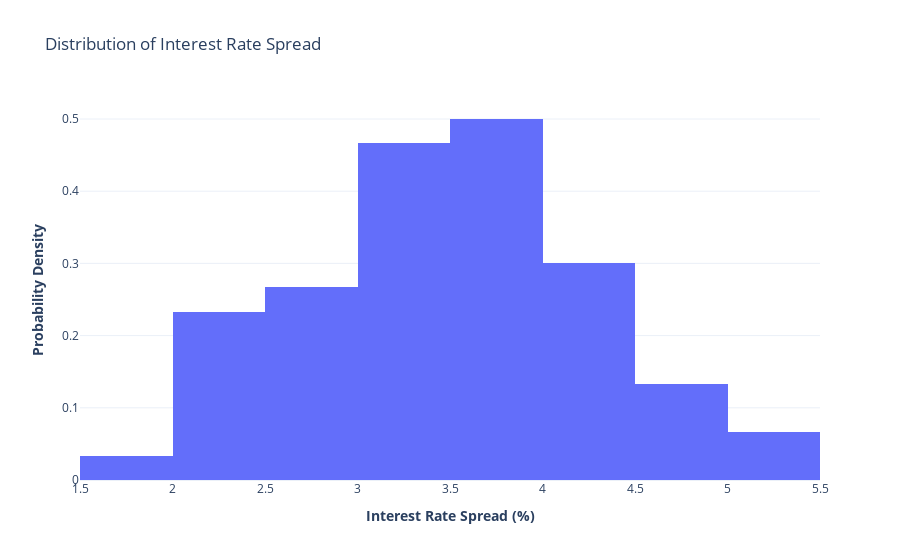

Notebook code for this chart:
### Markdown cell above
DISTRIBUTION OF INTEREST RATE SPREAD IN THE DATASET

### Code cell
fig1 = px.histogram(df['interest_rate_spread'], nbins=10, x='interest_rate_spread', title='Distribution of Interest Rate Spread',histnorm='probability density', template='plotly_white')
labels = {'interest_rate_spread': '<b>Interest Rate Spread (%)</b>', 'count':'<b>Probability Density</b>'}

# Update the axis labels
fig1.update_layout(xaxis_title=labels['interest_rate_spread'], yaxis_title=labels['count'])

fig1.show()

### Figure 1 — Plotly figure (JSON) as saved in the notebook; plotly's stock layout.template omitted (floating-point values rounded to 4 significant figures)
{"data": [{"alignmentgroup": "True", "bingroup": "x", "histnorm": "probability density", "hovertemplate": "interest_rate_spread=%{x}<br>probability density=%{y}<extra></extra>", "legendgroup": "", "marker": {"color": "#636efa", "pattern": {"shape": ""}}, "name": "", "nbinsx": 10, "offsetgroup": "", "orientation": "v", "showlegend": false, "type": "histogram", "x": [2.762, 2.65, 2.45, 3.484, 2.507, 3.393, 3.207, 2.608, 4.158, 1.856, 3.369, 3.825, 3.572, 3.366, 3.086, 3.867, 3.538, 2.186, 3.255, 2.197, 4.462, 2.908, 3.648, 2.995, 3.755, 4.106, 2.159, 3.157, 4.463, 3.891, 2.463, 5.124, 3.336, 5.035, 4.449, 3.716, 3.844, 3.655, 4.685, 3.061, 4.148, 4.684, 4.566, 3.321, 4.524, 4.253, 2.658, 3.595, 2.245, 2.869, 3.555, 3.257, 3.948, 3.757, 3.059, 2.329, 3.316, 3.741, 4.095, 4.251], "xaxis": "x", "yaxis": "y"}], "layout": {"barmode": "relative", "legend": {"tracegroupgap": 0}, "title": {"text": "Distribution of Interest Rate Spread"}, "xaxis": {"anchor": "y", "domain": [0, 1], "title": {"text": "<b>Interest Rate Spread (%)</b>"}}, "yaxis": {"anchor": "x", "domain": [0, 1], "title": {"text": "<b>Probability Density</b>"}}}}
